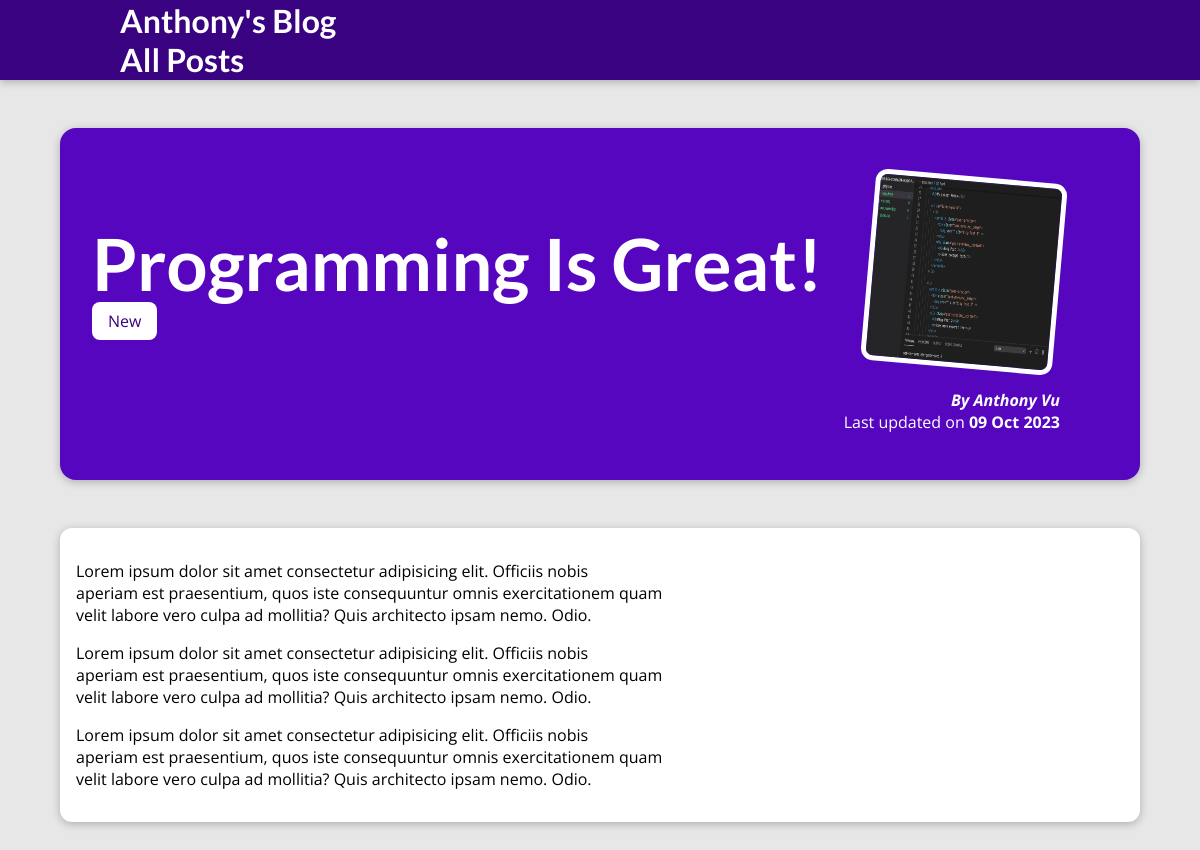
Page /posts/programming-is-fun on the committed database.
### blog/models.py (models this page shows, shortened)
class Post(models.Model):
    title = models.CharField(max_length=150)
    excerpt = models.CharField(max_length=200)
    image = models.ImageField(upload_to="posts", null=True)
    date = models.DateField(auto_now=True)
    slug = models.SlugField(unique=True, db_index=True)
    content = models.TextField(validators=[MinLengthValidator(10)])
    author = models.ForeignKey(Author, on_delete=models.SET_NULL, null=True, related_name='posts')
    tags = models.ManyToManyField(Tag)

class Tag(models.Model):
    caption = models.CharField(max_length=20)

class Author(models.Model):
    first_name = models.CharField(max_length=100)
    last_name = models.CharField(max_length=100)
    email_address = models.EmailField()
    def full_name(self):
        return f"{self.first_name} {self.last_name}"
    def __str__(self) -> str:
        return self.full_name()

### blog/views.py (the view)
# urls.py: path("posts/<slug:slug>", views.post_detail, name="post-detail-page")
def post_detail(request, slug):
    identified_post = get_object_or_404(Post, slug=slug)
    return render(request, "blog/post-detail.html", {
        "post": identified_post,
        "post_tags": identified_post.tags.all()
    })

### blog/templates/blog/post-detail.html (shortened to what this page needs)
{% extends "base.html" %}
{%load static%}
{%block css_files%}
<link rel="stylesheet" href="{%static "blog/post-detail.css"%}"/>
{%endblock%}
{%block content%}
<section id="summary">
    <h2>{{post.title}}</h2>
    <div>{% for tag in post_tags%}
        <span class="tag">{{tag.caption}}</span>
        {%endfor%}
    <div>
    <article>
        <img src="{{post.image.url}}" alt="{{post.title}}"/>
        <address>By <a href="mailto:{{post.author.email_address}}">{{post.author}}</a></address>
        <div>
            Last updated on <time>{{post.date|date:"d M Y"}}</time>
        </div>
    </article>
</section>
<main>
{{post.content|linebreaks}}
    </main>
{%endblock%}

### static/app.css (style rules this page uses)
* { box-sizing: border-box; }
html { font-family: 'Open Sans', 'Lato', sans-serif; }
body { margin: 0; }
h1, h2, h3 { font-family: 'Lato', sans-serif; font-weight: bold; }

### blog/static/blog/post-detail.css (style rules this page uses)
body { background-color: #e7e7e7; }
#summary { margin: 8rem auto 3rem auto; padding: 2rem; width: 90%; max-width: 90rem; border-radius: 16px; background-color: #5706c0; position: relative; box-shadow: 0 2px 8px rgba(0, 0, 0, 0.25); height: 22rem; }
#summary h2 { color: white; font-size: 4.5rem; margin-bottom: 0.25rem; }
#summary article { position: absolute; top: 2rem; right: 3rem; padding: 1rem 2rem; border-radius: 12px; text-align: right; color: white; }
#summary article img { width: 12rem; height: 12rem; border-radius: 12px; transform: rotateZ(5deg); border: 5px solid white; margin-bottom: 1rem; }
#summary address { font-weight: bold; }
#summary a { color: white; text-decoration: none; }
#summary time { font-weight: bold; }
main { width: 90%; max-width: 90rem; margin: 3rem auto; background-color: white; padding: 1rem; border-radius: 12px; box-shadow: 0 2px 8px rgba(0, 0, 0, 0.25); }
.tag { background-color: white; color:#390281; padding: 0.5rem 1rem; border-radius: 8px; }

### rows in the picture
Post: title "Programming Is Great!", image (picture), author "Anthony Vu", date "09 Oct 2023", content "Lorem ipsum dolor sit amet consectetur adipisicing elit. Officiis nobis aperiam est praesentium, quos iste consequuntur omnis exercitationem quam velit labore vero culpa ad mollitia? Quis architecto ipsam nemo. Odio. Lorem ipsum dolor sit amet consectetur adipisicing elit. Officiis nobis aperiam est praesentium, quos iste consequuntur omnis exercitationem quam velit labore vero culpa ad mollitia? Quis architecto ipsam nemo. Odio. Lorem ipsum dolor sit amet consectetur adipisicing elit. Officiis nobis aperiam est praesentium, quos iste consequuntur omnis exercitationem quam velit labore vero culpa ad mollitia? Quis architecto ipsam nemo. Odio."
Tag: caption "New"
